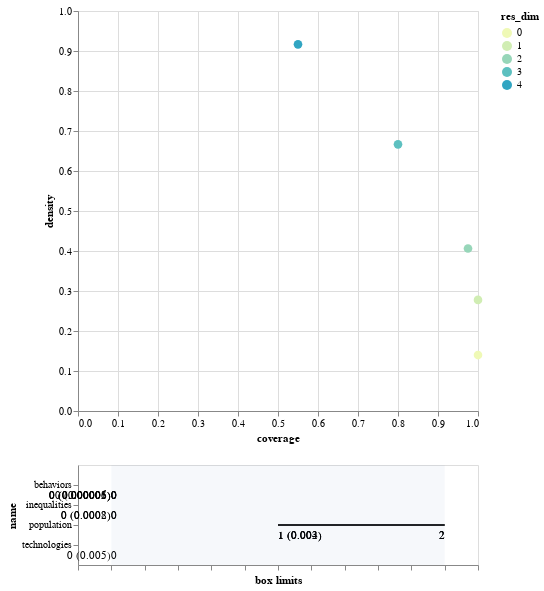

The cell this chart's notebook holds for it:
### Code cell
box_ssp3_1.inspect_tradeoff()

### Figure 1 — Vega-Lite specification as saved in the notebook (floating-point values rounded to 4 significant figures)
{"config": {"view": {"continuousWidth": 400, "continuousHeight": 300}}, "vconcat": [{"data": {"name": "data-f25522c9fac4a278de6c2a02f369493c"}, "mark": {"type": "circle", "size": 75}, "encoding": {"color": {"type": "ordinal", "field": "res_dim", "scale": {"range": ["#eff9b6", "#d0edb3", "#97d6b9", "#5dc0c0", "#31a5c2", "#1f80b8", "#2354a3", "#21318d"]}}, "opacity": {"condition": {"value": 1, "selection": "selector004"}, "value": 0.4}, "tooltip": [{"type": "ordinal", "field": "id"}, {"type": "quantitative", "field": "coverage", "format": ".2"}, {"type": "quantitative", "field": "density", "format": ".2"}, {"type": "ordinal", "field": "res_dim"}], "x": {"type": "quantitative", "field": "coverage"}, "y": {"type": "quantitative", "field": "density"}}, "height": 400, "selection": {"selector004": {"type": "single", "fields": ["id"]}}, "width": 400}, {"layer": [{"data": {"name": "data-53aad2132bd1da7c9c6cc49dcf12cfbf"}, "mark": "rule", "encoding": {"x": {"type": "quantitative", "axis": {"grid": false, "labels": false, "title": "box limits"}, "field": "x_lower", "scale": {"domain": [0, 1], "padding": 0.1}}, "x2": {"field": "x_upper"}, "y": {"type": "nominal", "field": "name", "scale": {"padding": 1.0}}}, "transform": [{"calculate": "(datum.x1-datum.minimum)/(datum.maximum-datum.minimum)", "as": "x_lower"}, {"calculate": "(datum.x2-datum.minimum)/(datum.maximum-datum.minimum)", "as": "x_upper"}, {"filter": {"selection": "selector004"}}], "width": 400}, {"data": {"name": "data-53aad2132bd1da7c9c6cc49dcf12cfbf"}, "mark": {"type": "text", "align": "left", "baseline": "top", "dy": 5}, "encoding": {"text": {"type": "ordinal", "field": "text"}, "x": {"type": "quantitative", "axis": {"grid": false, "labels": false, "title": "box limits"}, "field": "x_lower", "scale": {"domain": [0, 1], "padding": 0.1}}, "x2": {"field": "x_upper"}, "y": {"type": "nominal", "field": "name", "scale": {"padding": 1.0}}}, "transform": [{"calculate": "(datum.x1-datum.minimum)/(datum.maximum-datum.minimum)", "as": "x_lower"}, {"calculate": "(datum.x2-datum.minimum)/(datum.maximum-datum.minimum)", "as": "x_upper"}, {"filter": {"selection": "selector004"}}, {"calculate": "datum.qp_lower>0?format(datum.x1, \".2\")+\" (\"+format(datum.qp_lower, \".1~g\")+\")\" :format(datum.x1, \".2\")", "as": "text"}], "width": 400}, {"data": {"name": "data-53aad2132bd1da7c9c6cc49dcf12cfbf"}, "mark": {"type": "text", "align": "right", "baseline": "top", "dy": 5}, "encoding": {"text": {"type": "ordinal", "field": "text"}, "x": {"type": "quantitative", "field": "x_upper"}, "x2": {"field": "x_upper"}, "y": {"type": "nominal", "field": "name", "scale": {"padding": 1.0}}}, "transform": [{"calculate": "(datum.x1-datum.minimum)/(datum.maximum-datum.minimum)", "as": "x_lower"}, {"calculate": "(datum.x2-datum.minimum)/(datum.maximum-datum.minimum)", "as": "x_upper"}, {"filter": {"selection": "selector004"}}, {"calculate": "datum.qp_upper>0?format(datum.x2, \".2\")+\" (\"+format(datum.qp_upper, \".1\")+\")\" :format(datum.x2, \".2\")", "as": "text"}], "width": 400}, {"data": {"name": "data-bb8d07f6df3d47a6a475317795287b23"}, "mark": {"type": "rect", "opacity": 0.05}, "encoding": {"x": {"type": "quantitative", "field": "start"}, "x2": {"field": "end"}}}, {"data": {"name": "data-d751713988987e9331980363e24189ce"}, "mark": "point", "encoding": {"x": {"type": "quantitative", "field": "x"}, "y": {"type": "nominal", "field": "name"}}, "transform": [{"filter": {"selection": "selector004"}}], "width": 400}, {"data": {"name": "data-d751713988987e9331980363e24189ce"}, "mark": {"type": "text", "align": "center", "baseline": "top", "dy": 5}, "encoding": {"text": {"type": "nominal", "field": "item"}, "x": {"type": "quantitative", "field": "x"}, "y": {"type": "nominal", "field": "name"}}, "transform": [{"filter": {"selection": "selector004"}}], "width": 400}]}], "$schema": "https://vega.github.io/schema/vega-lite/v4.8.1.json", "datasets": {"data-f25522c9fac4a278de6c2a02f369493c": [{"coverage": 1.0, "density": 0.1399, "id": 0, "mass": 1.0, "mean": 0.1399, "res_dim": 0}, {"coverage": 1.0, "density": 0.2778, "id": 1, "mass": 0.5035, "mean": 0.2778, "res_dim": 1}, {"coverage": 0.975, "density": 0.4062, "id": 2, "mass": 0.3357, "mean": 0.4062, "res_dim": 2}, {"coverage": 0.8, "density": 0.6667, "id": 3, "mass": 0.1678, "mean": 0.6667, "res_dim": 3}, {"coverage": 0.55, "density": 0.9167, "id": 4, "mass": 0.08392, "mean": 0.9167, "res_dim": 4}], "data-53aad2132bd1da7c9c6cc49dcf12cfbf": [{"x1": 0.0, "x2": 0.0, "name": "behaviors", "id": 1, "minimum": 0.0, "maximum": 1.0, "qp_lower": -1.0, "qp_upper": 1.168e-05}, {"x1": 1.0, "x2": 2.0, "name": "population", "id": 2, "minimum": 0.0, "maximum": 2.0, "qp_lower": 0.004481, "qp_upper": -1.0}, {"x1": 0.0, "x2": 0.0, "name": "behaviors", "id": 2, "minimum": 0.0, "maximum": 1.0, "qp_lower": -1.0, "qp_upper": 5.83e-06}, {"x1": 0.0, "x2": 0.0, "name": "inequalities", "id": 3, "minimum": 0.0, "maximum": 1.0, "qp_lower": -1.0, "qp_upper": 0.0002393}, {"x1": 1.0, "x2": 2.0, "name": "population", "id": 3, "minimum": 0.0, "maximum": 2.0, "qp_lower": 0.002915, "qp_upper": -1.0}, {"x1": 0.0, "x2": 0.0, "name": "behaviors", "id": 3, "minimum": 0.0, "maximum": 1.0, "qp_lower": -1.0, "qp_upper": 3.13e-06}, {"x1": 0.0, "x2": 0.0, "name": "inequalities", "id": 4, "minimum": 0.0, "maximum": 1.0, "qp_lower": -1.0, "qp_upper": 0.0007564}, {"x1": 1.0, "x2": 2.0, "name": "population", "id": 4, "minimum": 0.0, "maximum": 2.0, "qp_lower": 0.002198, "qp_upper": -1.0}, {"x1": 0.0, "x2": 0.0, "name": "behaviors", "id": 4, "minimum": 0.0, "maximum": 1.0, "qp_lower": -1.0, "qp_upper": 4.709e-06}, {"x1": 0.0, "x2": 0.0, "name": "technologies", "id": 4, "minimum": 0.0, "maximum": 1.0, "qp_lower": -1.0, "qp_upper": 0.004871}], "data-bb8d07f6df3d47a6a475317795287b23": [{"start": 0, "end": 1}], "data-d751713988987e9331980363e24189ce": []}}
